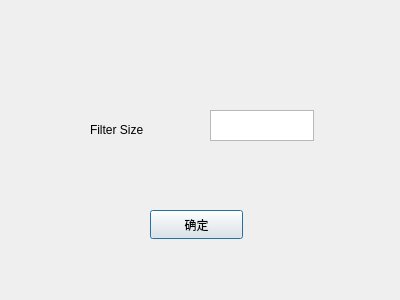
<?xml version="1.0" encoding="UTF-8"?>
<ui version="4.0">
 <class>MedianFiltering</class>
 <widget class="QDialog" name="MedianFiltering">
  <property name="geometry">
   <rect>
    <x>0</x>
    <y>0</y>
    <width>400</width>
    <height>300</height>
   </rect>
  </property>
  <property name="windowTitle">
   <string>Dialog</string>
  </property>
  <widget class="QTextEdit" name="textEdit">
   <property name="geometry">
    <rect>
     <x>210</x>
     <y>110</y>
     <width>104</width>
     <height>31</height>
    </rect>
   </property>
  </widget>
  <widget class="QLabel" name="label">
   <property name="geometry">
    <rect>
     <x>90</x>
     <y>120</y>
     <width>101</width>
     <height>20</height>
    </rect>
   </property>
   <property name="text">
    <string>Filter Size</string>
   </property>
  </widget>
  <widget class="QPushButton" name="pushButton">
   <property name="geometry">
    <rect>
     <x>150</x>
     <y>210</y>
     <width>93</width>
     <height>29</height>
    </rect>
   </property>
   <property name="text">
    <string>确定</string>
   </property>
  </widget>
 </widget>
 <resources/>
 <connections/>
</ui>
